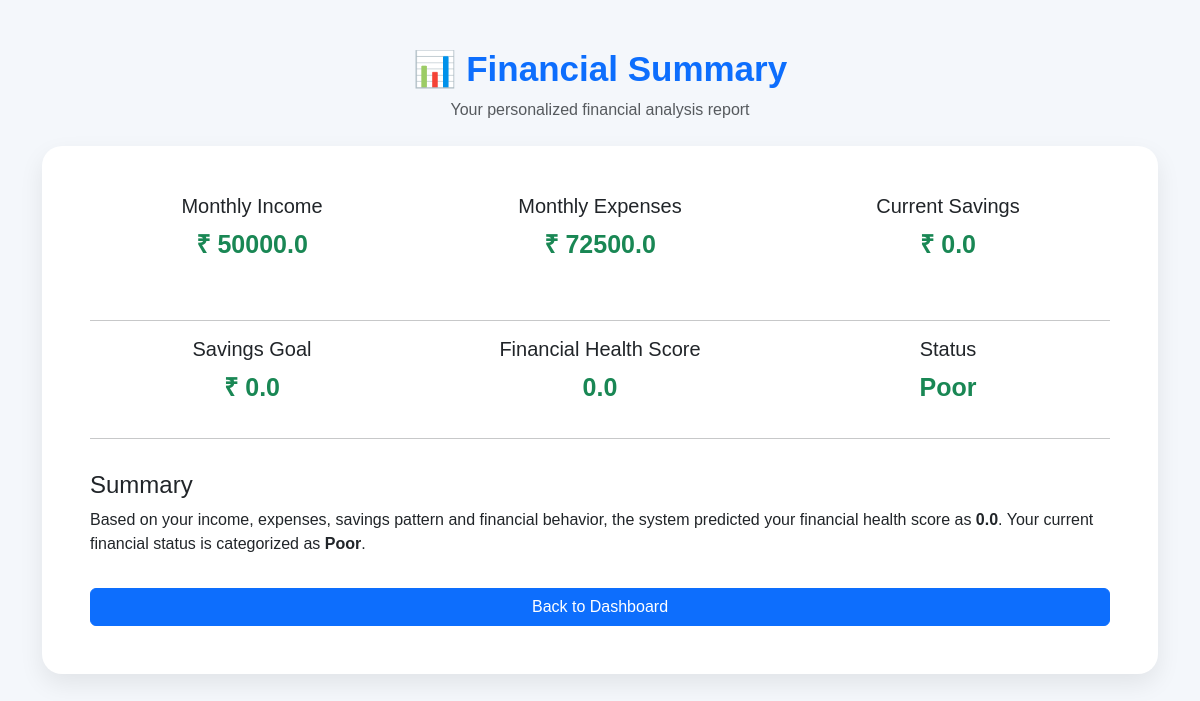
The page /summary (signed in) on the database its author committed.
### tables this page shows
CREATE TABLE prediction_history (
            id INTEGER PRIMARY KEY AUTOINCREMENT,
            user_id INTEGER NOT NULL,
            created_at TEXT NOT NULL DEFAULT CURRENT_TIMESTAMP,
            transaction_history TEXT NOT NULL,
            monthly_income REAL NOT NULL,
            monthly_budget REAL NOT NULL,
            current_savings REAL NOT NULL,
            savings_goal REAL NOT NULL,
            rent REAL NOT NULL,
            food REAL NOT NULL,
            transport REAL NOT NULL,
            shopping REAL NOT NULL,
            bills REAL NOT NULL,
            entertainment REAL NOT NULL,
            emi REAL NOT NULL,
            other_expenses REAL NOT NULL,
            total_expenses REAL NOT NULL,
            budget_utilization REAL NOT NULL,
            predicted_savings REAL NOT NULL,
            remaining_budget REAL NOT NULL,
            budget_used_percent REAL NOT NULL,
            financial_score REAL NOT NULL,
            financial_category TEXT NOT NULL
        );

### app.py (the view)
@app.route("/summary")
def summary():
    if not is_logged_in():
        return redirect(
            url_for("login")
        )
    saved_result = get_saved_result(
        session["user_id"]
    )
    if not saved_result:
        return redirect(
            url_for("predict_page")
        )
    return render_template(
        "summary.html",
        **saved_result
    )

### app.py (called while the page is built, shortened)
def get_finance_data_connection():
    conn = sqlite3.connect(FINANCE_DATA_DATABASE)
    conn.row_factory = sqlite3.Row
    return conn

def is_logged_in():
    return "user_id" in session

def get_recommendations(score):
    recommendations = []
    if score >= 90:
        recommendations.extend([
            "Excellent financial health. Keep maintaining your savings.",
            "Continue investing for long-term goals.",
            "Maintain an emergency fund of at least 6 months.",
            "Review your investments regularly."
        ])
    else:
        recommendations.extend([
            "Financial health needs improvement.",
            "Reduce expenses immediately.",
            "Build an emergency savings fund.",
            "Consult a financial advisor if needed."
        ])
    return recommendations

### templates/summary.html (shortened to what this page needs)
<!DOCTYPE html>
<html lang="en">
<head>
<link href="https://cdn.jsdelivr.net/npm/bootstrap@5.3.3/dist/css/bootstrap.min.css" rel="stylesheet">
</head>
<body>
<div class="container mt-5">
<h1 class="title text-center">
📊 Financial Summary
</h1>
<p class="text-center text-muted">
Your personalized financial analysis report
</p>
<div class="card p-5 mt-4">
<div class="row text-center">
<div class="col-md-4 mb-4">
<h5>Monthly Income</h5>
<p class="value">
₹ {{ income }}
</p>
</div>
<div class="col-md-4 mb-4">
<h5>Monthly Expenses</h5>
<p class="value">
₹ {{ expenses }}
</p>
</div>
<div class="col-md-4 mb-4">
<h5>Current Savings</h5>
<p class="value">
₹ {{ savings }}
</p>
</div>
</div>
<hr>
<div class="row text-center">
<div class="col-md-4">
<h5>Savings Goal</h5>
<p class="value">
₹ {{ goal }}
</p>
</div>
<div class="col-md-4">
<h5>Financial Health Score</h5>
<p class="value">
{{ score }}
</p>
</div>
<div class="col-md-4">
<h5>Status</h5>
<p class="value">
{{ recommendation }}
</p>
</div>
</div>
<hr>
<h4 class="mt-3">
Summary
</h4>
<p>
Based on your income, expenses, savings pattern and financial behavior,
the system predicted your financial health score as
<b>{{ score }}</b>.
Your current financial status is categorized as
<b>{{ recommendation }}</b>.
</p>
<a href="{{ url_for('dashboard') }}" class="btn btn-primary mt-3">
Back to Dashboard
</a>
</div>
</div>
</body>
</html>

### templates/summary.html (style rules this page uses)
body { background:#f4f7fb; font-family:'Poppins',sans-serif; }
.card { border:none; border-radius:20px; box-shadow:0 10px 25px rgba(0,0,0,.08); }
.title { color:#0d6efd; font-size:35px; font-weight:bold; }
.value { font-size:25px; font-weight:bold; color:#198754; }

### rows shown on the page
prediction_history: monthly_income "50000.0", total_expenses "72500.0", predicted_savings "0.0", savings_goal "0.0", financial_score "0.0", financial_category "Poor"
